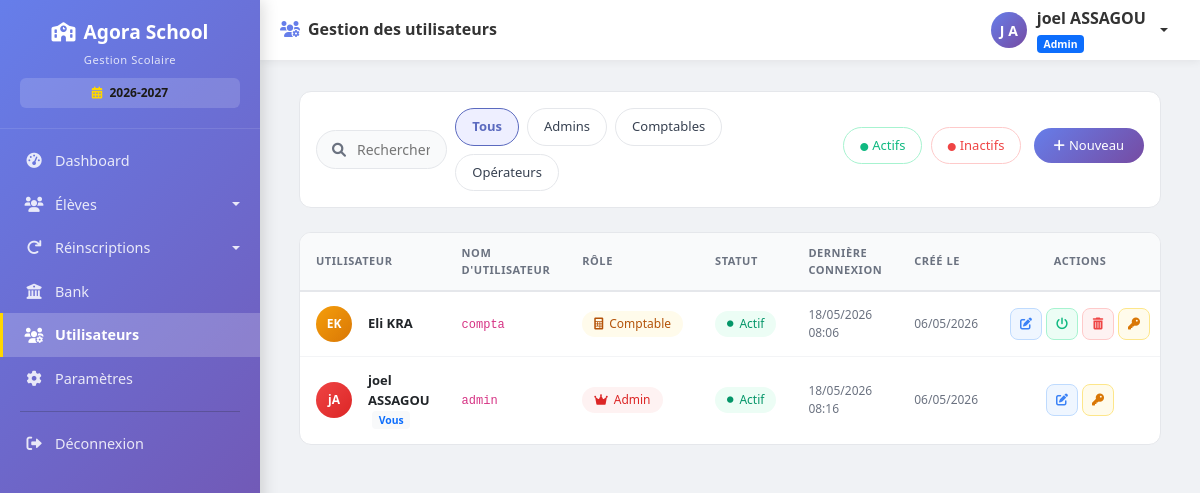
The page /utilisateurs (signed in) on the database as committed earlier.
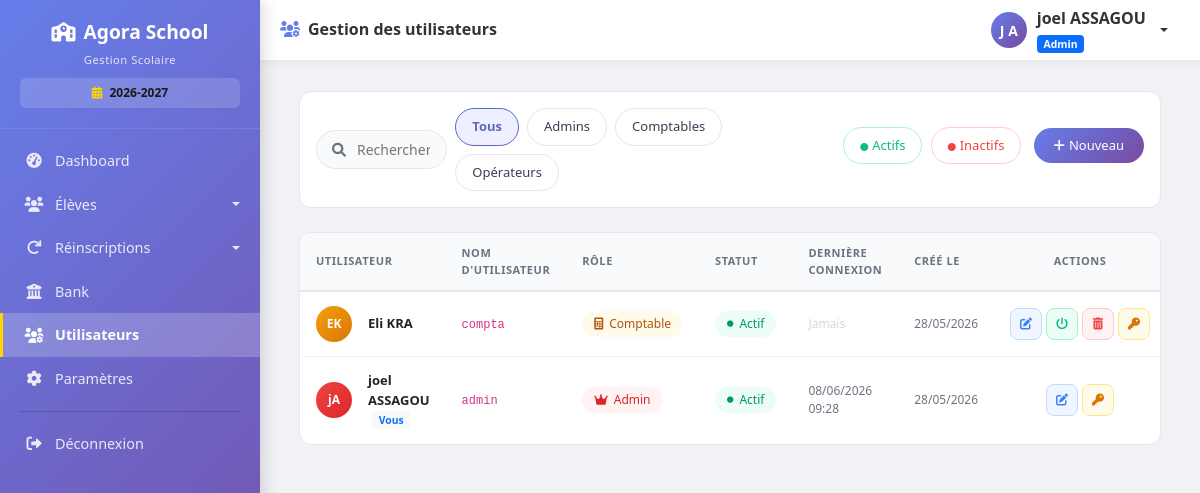
The same page on the database as committed later.
### models.py (models this page shows, shortened)
class User(UserMixin, db.Model):
    __tablename__ = 'users'
    id = db.Column(db.Integer, primary_key=True)
    username = db.Column(db.String(80), unique=True, nullable=False, index=True)
    password_hash = db.Column(db.String(200), nullable=False)
    nom = db.Column(db.String(100), nullable=False)
    prenom = db.Column(db.String(100), nullable=False)
    role = db.Column(db.String(20), default='user')  # admin, comptable, user
    actif = db.Column(db.Boolean, default=True)
    created_at = db.Column(db.DateTime, default=datetime.utcnow)
    last_login = db.Column(db.DateTime, nullable=True)
    @property
    def nom_complet(self):
        return f"{self.prenom} {self.nom}"

### routes.py (the view)
@app.route('/utilisateurs')
@login_required
@admin_required
def liste_utilisateurs():
    utilisateurs = User.query.order_by(User.created_at.desc()).all()
    total_users = len(utilisateurs)
    total_admins = User.query.filter_by(role='admin').count()
    total_comptables = User.query.filter_by(role='comptable').count()
    total_users_simple = User.query.filter_by(role='user').count()
    total_actifs = User.query.filter_by(actif=True).count()
    return render_template('utilisateurs/liste.html',
                         utilisateurs=utilisateurs,
                         total_users=total_users,
                         total_admins=total_admins,
                         total_comptables=total_comptables,
                         total_users_simple=total_users_simple,
                         total_actifs=total_actifs)

### app.py (called while the page is built)
@app.after_request
def close_db_connection(response):
    try:
        db.session.close()
    except:
        pass
    return response

### routes.py (called while the page is built)
@login_manager.user_loader
def load_user(user_id):
    return User.query.get(int(user_id))

def admin_required(f):
    @wraps(f)
    def decorated_function(*args, **kwargs):
        if not current_user.is_authenticated or current_user.role != 'admin':
            flash('Accès réservé aux administrateurs', 'danger')
            return redirect(url_for('liste_eleves'))
        return f(*args, **kwargs)
    return decorated_function

@app.context_processor
def injecter_parametres_ecole():
    try:
        params = Parametre.query.all()
        parametres = {p.cle: p.valeur for p in params}
    except:
        parametres = {}
    defaults = {
        'nom_ecole': 'GS LAUREADES',
        'devise': 'FCFA',
        'annee_scolaire': '2024-2025',
        'adresse_ecole': '',
        'telephone_ecole': '',
        'email_notification': ''
    }
    for key, value in defaults.items():
        if key not in parametres or not parametres[key]:
            parametres[key] = value
    return dict(parametres_ecole=parametres)

### templates/utilisateurs/liste.html (shortened to what the changed rows need)
{% extends "base.html" %}
{% block page_title %}
<i class="fas fa-users-cog me-2" style="color: #667eea;"></i>Gestion des utilisateurs
{% endblock %}
{% block content %}
<div class="container-fluid px-3 px-md-4 py-3">
    <div class="table-container">
        <div class="table-responsive">
            <table class="table-premium">
                <thead>
                    <tr>
                        <th>Utilisateur</th>
                        <th>Nom d'utilisateur</th>
                        <th>Rôle</th>
                        <th>Statut</th>
                        <th>Dernière connexion</th>
                        <th>Créé le</th>
                        <th class="text-center">Actions</th>
                    </tr>
                </thead>
                <tbody id="usersTableBody">
                    {% for user in utilisateurs %}
                    <tr data-role="{{ user.role }}" data-status="{{ 'active' if user.actif else 'inactive' }}">
                        <td>
                            <div class="d-flex align-items-center gap-3">
                                <div class="avatar-circle" style="background: {% if user.role == 'admin' %}linear-gradient(135deg, #ef4444, #dc2626){% elif user.role == 'comptable' %}linear-gradient(135deg, #f59e0b, #d97706){% else %}linear-gradient(135deg, #3b82f6, #2563eb){% endif %};">
                                    {{ user.prenom[0] }}{{ user.nom[0] }}
                                </div>
                                <div>
                                    <div style="font-weight:600; font-size:0.8125rem;">
                                        {{ user.nom_complet }}
                                        {% if user.id == current_user.id %}
                                        <span class="badge bg-light text-primary ms-1" style="font-size:0.65rem;">Vous</span>
                                        {% endif %}
                                    </div>
                                </div>
                            </div>
                        </td>
                        <td><code style="font-size:0.75rem;">{{ user.username }}</code></td>
                        <td>
                            {% if user.role == 'admin' %}
                            <span class="badge-role" style="background:#fef2f2; color:#dc2626;">
                                <i class="fas fa-crown"></i> Admin
                            </span>
                            {% elif user.role == 'comptable' %}
                            <span class="badge-role" style="background:#fffbeb; color:#b45309;">
                                <i class="fas fa-calculator"></i> Comptable
                            </span>
                            {% else %}
                            <span class="badge-role" style="background:#eff6ff; color:#2563eb;">
                                <i class="fas fa-user"></i> Opérateur
                            </span>
                            {% endif %}
                        </td>
                        <td>
                            {% if user.actif %}
                            <span class="badge-status" style="background:#ecfdf5; color:#059669;">
                                <i class="fas fa-circle" style="font-size:0.4rem;"></i> Actif
                            </span>
                            {% else %}
                            <span class="badge-status" style="background:#fef2f2; color:#dc2626;">
                                <i class="fas fa-circle" style="font-size:0.4rem;"></i> Inactif
                            </span>
                            {% endif %}
                        </td>
                        <td style="font-size:0.75rem; color:var(--gray-500);">
                            {% if user.last_login %}
                            {{ user.last_login.strftime('%d/%m/%Y %H:%M') }}
                            {% else %}
                            <span style="color:#d1d5db;">Jamais</span>
                            {% endif %}
                        </td>
                        <td style="font-size:0.75rem; color:var(--gray-500);">
                            {{ user.created_at.strftime('%d/%m/%Y') }}
                        </td>
                        <td>
                            <div class="d-flex justify-content-center gap-1">
                                <a href="{{ url_for('modifier_utilisateur', user_id=user.id) }}" class="btn-action btn-edit" title="Modifier">
                                    <i class="fas fa-edit"></i>
                                </a>
                                {% if user.id != current_user.id %}
                                <button onclick="toggleStatus({{ user.id }}, '{{ user.username }}', {{ user.actif|lower }})"
                                        class="btn-action btn-toggle {{ 'off' if not user.actif }}"
                                        title="{{ 'Désactiver' if user.actif else 'Activer' }}">
                                    <i class="fas fa-power-off"></i>
                                </button>
                                <button onclick="confirmDelete({{ user.id }}, '{{ user.username }}')"
                                        class="btn-action btn-delete" title="Supprimer">
                                    <i class="fas fa-trash-alt"></i>
                                </button>
                                {% endif %}
                                <a href="{{ url_for('reinitialiser_mot_de_passe', user_id=user.id) }}"
                                   class="btn-action btn-reset"
                                   title="Réinitialiser MDP"
                                   onclick="return confirm('Réinitialiser le mot de passe de {{ user.nom_complet }} ?')">
                                    <i class="fas fa-key"></i>
                                </a>
                            </div>
                        </td>
                    </tr>
                    {% endfor %}
                </tbody>
            </table>
        </div>
    </div>
</div>
{% endblock %}

### templates/base.html (shortened to what the changed rows need)
<!DOCTYPE html>
<html lang="fr">
<head>
    <link href="https://cdn.jsdelivr.net/npm/bootstrap@5.1.3/dist/css/bootstrap.min.css" rel="stylesheet">
    <link rel="stylesheet" href="https://cdnjs.cloudflare.com/ajax/libs/font-awesome/6.0.0/css/all.min.css">
    <link href="https://cdn.datatables.net/1.11.5/css/dataTables.bootstrap5.min.css" rel="stylesheet">
</head>
<body>
    <div class="app-layout">
        <main class="main-area">
            {% if current_user.is_authenticated %}
            <header class="topbar">
                <div class="d-flex align-items-center gap-2">
                    <h5>{% block page_title %}Gestion utilisateur{% endblock %}</h5>
                </div>
                <div class="dropdown">
                    <a href="#" class="user-dropdown dropdown-toggle" data-bs-toggle="dropdown" aria-label="Menu utilisateur">
                        <div class="user-avatar">
                            {{ current_user.prenom[0]|upper if current_user.prenom else current_user.username[0]|upper }}
                            {{ current_user.nom[0]|upper if current_user.nom else '' }}
                        </div>
                        <div class="d-none d-md-block text-start">
                            <strong>{{ current_user.nom_complet or current_user.username }}</strong>
                            <div>
                                <span class="badge bg-{{ 'primary' if current_user.role == 'admin' else 'warning' if current_user.role == 'comptable' else 'info' }}"
                                      style="font-size:0.65rem;">
                                    {{ current_user.role|capitalize }}
                                </span>
                            </div>
                        </div>
                    </a>
                </div>
            </header>
            {% endif %}
            <div class="page-content" id="pageContent">
                {% block content %}{% endblock %}
            </div>
        </main>
    </div>
</body>
</html>

Rows that differ between the two databases and show on the page:
changed User "joel ASSAGOU": last_login "18/05/2026 08:16" → "08/06/2026 09:28"; created_at "06/05/2026" → "28/05/2026"
changed User "Eli KRA": created_at "06/05/2026" → "28/05/2026"; last_login "18/05/2026 08:06" → (not shown); now shows "Jamais"
